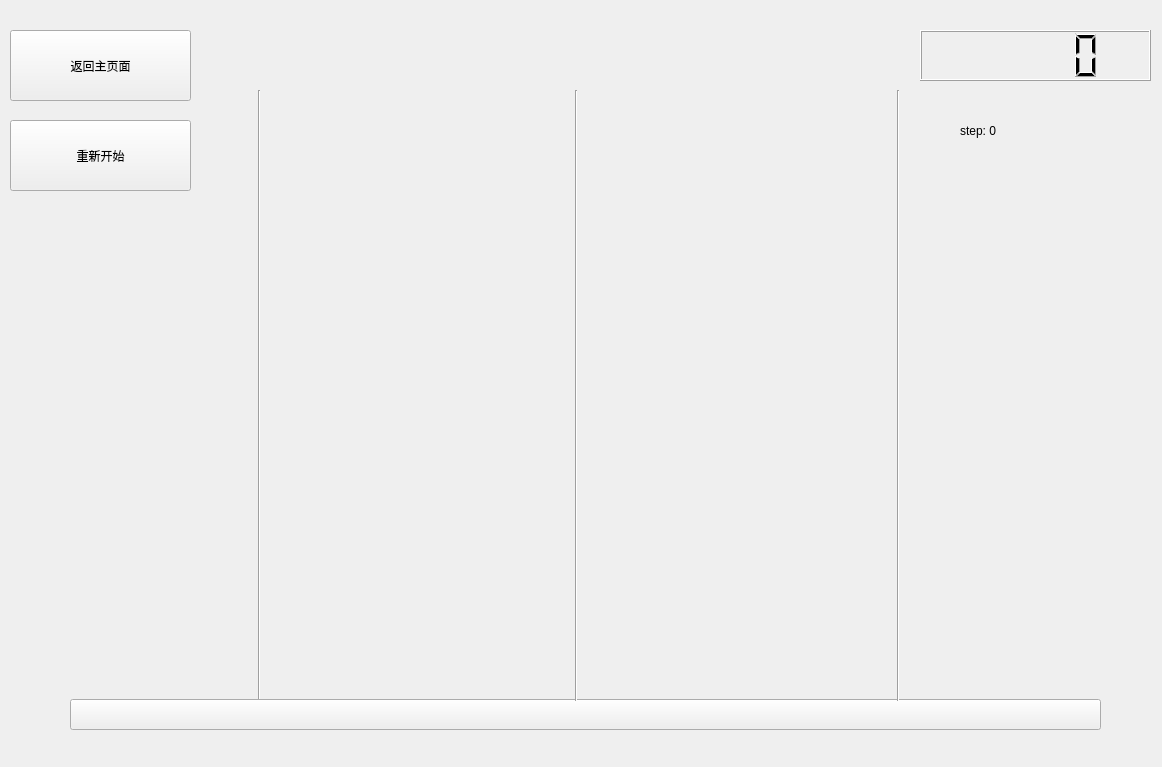
<?xml version="1.0" encoding="UTF-8"?>
<ui version="4.0">
 <class>Game</class>
 <widget class="QWidget" name="Game">
  <property name="geometry">
   <rect>
    <x>0</x>
    <y>0</y>
    <width>1162</width>
    <height>767</height>
   </rect>
  </property>
  <property name="windowTitle">
   <string>Form</string>
  </property>
  <widget class="Line" name="line">
   <property name="geometry">
    <rect>
     <x>251</x>
     <y>90</y>
     <width>16</width>
     <height>611</height>
    </rect>
   </property>
   <property name="orientation">
    <enum>Qt::Vertical</enum>
   </property>
  </widget>
  <widget class="QPushButton" name="ground">
   <property name="geometry">
    <rect>
     <x>70</x>
     <y>699</y>
     <width>1031</width>
     <height>31</height>
    </rect>
   </property>
   <property name="text">
    <string/>
   </property>
  </widget>
  <widget class="Line" name="line_2">
   <property name="geometry">
    <rect>
     <x>566</x>
     <y>90</y>
     <width>20</width>
     <height>611</height>
    </rect>
   </property>
   <property name="orientation">
    <enum>Qt::Vertical</enum>
   </property>
  </widget>
  <widget class="Line" name="line_3">
   <property name="geometry">
    <rect>
     <x>890</x>
     <y>90</y>
     <width>16</width>
     <height>611</height>
    </rect>
   </property>
   <property name="orientation">
    <enum>Qt::Vertical</enum>
   </property>
  </widget>
  <widget class="QPushButton" name="returnButton">
   <property name="geometry">
    <rect>
     <x>10</x>
     <y>30</y>
     <width>181</width>
     <height>71</height>
    </rect>
   </property>
   <property name="styleSheet">
    <string notr="true">font: 12pt &quot;Agency FB&quot;;</string>
   </property>
   <property name="text">
    <string>返回主页面</string>
   </property>
  </widget>
  <widget class="QLabel" name="label_step">
   <property name="geometry">
    <rect>
     <x>960</x>
     <y>110</y>
     <width>181</width>
     <height>41</height>
    </rect>
   </property>
   <property name="styleSheet">
    <string notr="true">
font: 12pt &quot;Consolas&quot;;</string>
   </property>
   <property name="text">
    <string>step: 0</string>
   </property>
  </widget>
  <widget class="QLCDNumber" name="lcdNumber">
   <property name="geometry">
    <rect>
     <x>920</x>
     <y>30</y>
     <width>231</width>
     <height>51</height>
    </rect>
   </property>
  </widget>
  <widget class="QPushButton" name="returnButton_2">
   <property name="geometry">
    <rect>
     <x>10</x>
     <y>120</y>
     <width>181</width>
     <height>71</height>
    </rect>
   </property>
   <property name="styleSheet">
    <string notr="true">font: 12pt &quot;Agency FB&quot;;</string>
   </property>
   <property name="text">
    <string>重新开始</string>
   </property>
  </widget>
 </widget>
 <resources/>
 <connections/>
</ui>
